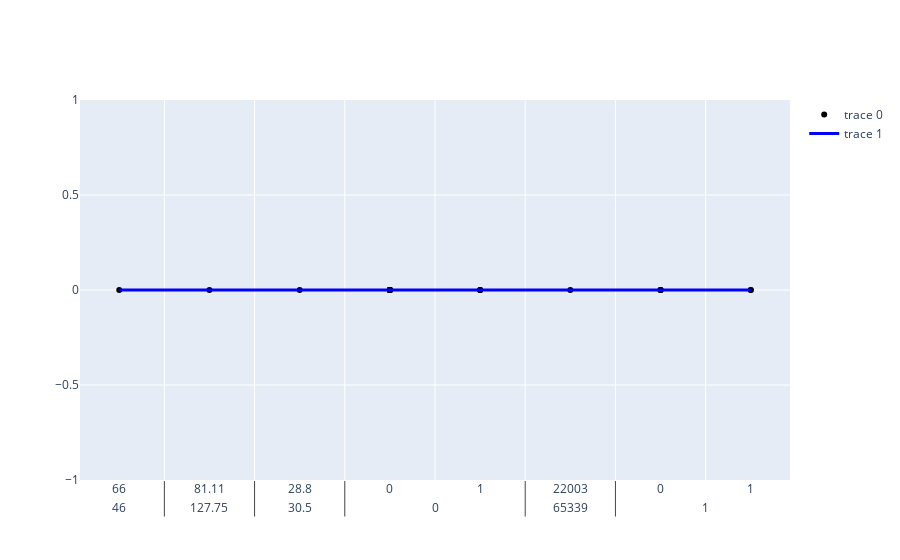

This figure's notebook cell:
### Code cell
from plotly import tools
import plotly as py
import plotly.graph_objs as go

p1 = go.Scatter(x=X_test,
                y=y_test,
                mode='markers',
                marker=dict(color='black')
               )

p2 = go.Scatter(x=X_test,
                y=model.predict(X_test),
                mode='lines',
                line=dict(color='blue', width=3)
                )


layout = go.Layout(xaxis=dict(ticks='', showticklabels=True,
                              zeroline=False),
                   yaxis=dict(ticks='', showticklabels=True,
                              zeroline=False),
                   showlegend=True, hovermode='closest')

fig = go.Figure(data=[p1, p2], layout=layout)

py.offline.iplot(fig)

### Figure 1 — Plotly figure (JSON) as saved in the notebook; plotly's stock layout.template omitted (floating-point values rounded to 4 significant figures; data arrays with more than 128 entries replaced by an {"elided": "..."} marker saying what was removed)
{"data": [{"marker": {"color": "black"}, "mode": "markers", "type": "scatter", "x": {"elided": "1228x22 float values"}, "y": {"elided": "1228 int values"}}, {"line": {"color": "blue", "width": 3}, "mode": "lines", "type": "scatter", "x": {"elided": "1228x22 float values"}, "y": {"elided": "1228 int values"}}], "layout": {"hovermode": "closest", "showlegend": true, "xaxis": {"showticklabels": true, "ticks": "", "zeroline": false}, "yaxis": {"showticklabels": true, "ticks": "", "zeroline": false}}}
